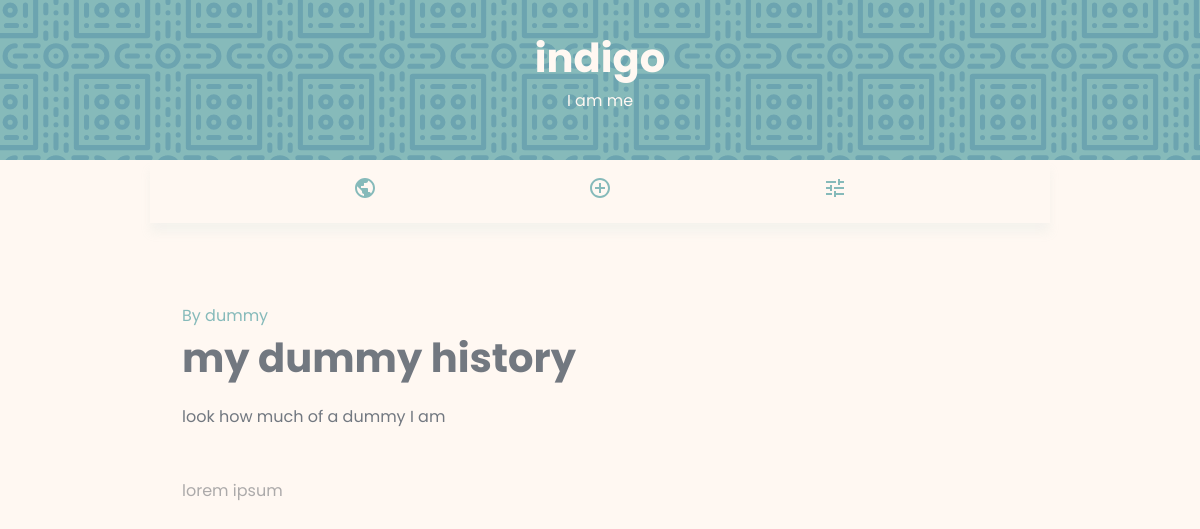
/article/2d72f5b3-cf5a-4567-beb9-c3cbb13aca03/ (signed in), run on the app's committed database.
### users/models.py (models this page shows)
class Profile(models.Model):
    user = models.OneToOneField(
        User, on_delete=models.CASCADE, null=True, blank=True)
    username = models.CharField(max_length=200, blank=True, null=True)
    bio = models.CharField(max_length=200, null=True, blank=True)
    created = models.DateTimeField(auto_now_add=True, null=True, blank=True)
    id = models.UUIDField(default=uuid.uuid4, unique=True,
                          primary_key=True, editable=False)
    def __str__(self):
        return self.user.username

### articles/models.py (models this page shows, shortened)
class Article(models.Model):
    author = models.ForeignKey(
        Profile, on_delete=models.CASCADE, null=True, blank=True)
    title = models.CharField(max_length=100)
    description = models.CharField(max_length=200)
    body_text = models.CharField(max_length=5000)
    created = models.DateTimeField(auto_now_add=True, null=True, blank=True)
    id = models.UUIDField(default=uuid.uuid4, unique=True,
                          primary_key=True, editable=False)

### articles/views.py (the view)
# urls.py: path('article/<str:pk>/', views.singleArticle, name='single-article'),
def singleArticle(req, pk):
	if len(pk) != 36:
		return redirect('all-articles')
	article = get_object_or_404(Article, id=pk)
	context = {'article': article}
	return render(req, 'single-article.html', context)

### articles/templates/single-article.html (shortened to what this page needs)
{% extends 'index.html' %}
{% load static %}
{% block content %}
<section class="single-article">
  <div class="controls">
    <span class="bold2">By <a href="{% url 'settings' article.author.id %}">{{article.author}}</a></span>
  </div>
  <h2>{{article.title}}</h2>
  <p class="bold">{{article.description}}</p>
  <article>{{article.body_text}}</article>
</section>
{% endblock %}

### templates/index.html (shortened to what this page needs)
<!DOCTYPE html>
<html lang="en">
{% load static %}
<head>
  <link rel="stylesheet" href="{% static 'css/style.css' %}">
</head>
<body>
  <header>
    {% if request.user.is_authenticated %}
    <p>{{request.user.profile.user.username}}</p>
    <p>{{request.user.profile.bio}}</p>
    {% else %}
    <p>Hello, stranger</p>
    <p><a href="{% url 'user-login' %}">Login</a></p>
    {% endif %}
  </header>
  <nav>
    <a href="{% url 'all-articles' %}">
      <div>
        <img src="{% static 'icons/all.svg' %}" alt="globe">
      </div>
    </a>
    {% if request.user.is_authenticated %}
    <a href="{% url 'create-article' %}">
      <div>
        <img src="{% static 'icons/create.svg' %}" alt="add article">
      </div>
    </a>
    <a href="{% url 'settings' request.user.profile.id %}">
      <div>
        <img src="{% static './icons/settings.svg' %}" alt="settings">
      </div>
    </a>
    {% endif %}
  </nav>
  <main>
    {% block content %}
    {% endblock content %}
  </main>
</body>
</html>

### static/css/style.css (style rules this page uses)
* { margin: 0; padding: 0; box-sizing: border-box; border: none; outline: none; }
html { --body: #fff8f2; --body600: #f8decb; --dark600: #727880; --dark400: #acaaaa; --bold: #86baba; }
body { background-color: var(--body); color: var(--dark400); font-family: 'Poppins', sans-serif; }
p { line-height: 1.6rem; }
p { font-size: 1rem; }
.bold2 { color: var(--bold); }
.bold, h3, h2, h1 { color: var(--dark600); }
h2 { font-size: 2.5rem; }
a { text-decoration: none; color: inherit; }
main { max-width: 900px; margin: 0 auto; }
section { padding: 5rem 2rem; }
header { min-height: 20vh; padding: 1rem; display: flex; justify-content: center; align-items: center; flex-direction: column; background: var(--bold); background-image: url('../images/happy-intersection.svg'); background-repeat: repeat; background-size: 7rem; color: var(--body) !important; }
header p:first-child { font-size: 2.5rem; margin-bottom: 1rem; font-weight: bold; }
nav { max-width: 900px; margin: 0 auto; box-shadow: 0px 10px 10px rgba(155, 195, 192, 0.1); display: flex; justify-content: space-evenly; align-items: center; }
nav div { padding: 1rem 0.5rem; }
.single-article p.bold { margin-top: 1rem; margin-bottom: 3rem; }
.single-article .controls { display: flex; gap: 1rem; align-items: center; }

### data on the page
Article: author "dummy", title "my dummy history", description "look how much of a dummy I am", body_text "lorem ipsum"

### other printed values
{{ request.user.profile.user.username }} "indigo"
{{ request.user.profile.bio }} "I am me"
